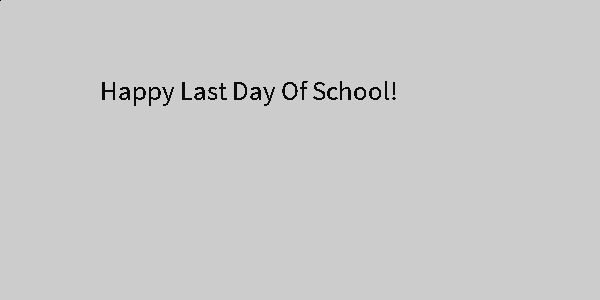
Frame 1 (no input)
Frame 60 (the mouse pressed at the canvas centre just before this capture): identical to frame 1, image omitted
Frame 120 (the mouse held since frame 60 and released just before this capture): identical to frame 1, image omitted

The Processing sketch that drew this single still picture (run headless with seeded random() and noise(); from frame 60 on, the mouse is pressed at the canvas centre):

// Processing sketch: processing_149468
// ── processing_149468.pde

void setup()
{
  size(600, 300);
  smooth(0);
  
  fill(100, 0, 0);
  textSize(27);
}
void draw()
{
  fill(900, 80, 900);
  if (frameCount%30<15)
  {
    fill(10);
  }
  text( "Happy Last Day Of School!", 100, 100);
  ellipse( 0, 0, 0, 0);
}
